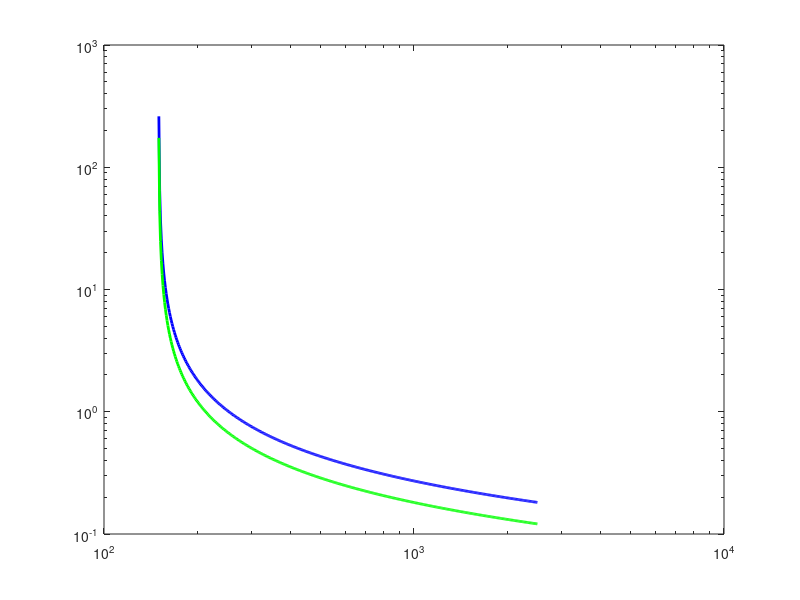

Source code (MATLAB): (Note: this script raises an error after producing the figure.)

clc;
clear;
close all;

%% =========================================================
% IEC Standard Inverse IDMT Parameters
%% =========================================================
k = 0.14;
alpha = 0.02;

%% =========================================================
% Relay Settings
%% =========================================================
Ip = 150;          % Pickup current (A)

TMS_R1 = 0.075;    % Upstream relay
TMS_R2 = 0.050;    % Downstream relay

%% =========================================================
% Fault Currents
%% =========================================================
Isc_B1 = 450.8;    % Fault current at Bus 1 (A)
Isc_B2 = 262.6;    % Fault current at Bus 2 (A)

%% =========================================================
% Current Range for TCC Curves
%% =========================================================
I = logspace(log10(120), log10(2500), 500);

%% =========================================================
% IDMT Equation
%% =========================================================
idmt = @(I,TMS) ...
    TMS .* k ./ ((I./Ip).^alpha - 1);

%% =========================================================
% Relay Operating Times
%% =========================================================
t_R1 = idmt(I, TMS_R1);
t_R2 = idmt(I, TMS_R2);

%% =========================================================
% Operating Times at Fault Locations
%% =========================================================
t_R1_B1 = idmt(Isc_B1, TMS_R1);

t_R2_B2 = idmt(Isc_B2, TMS_R2);
t_R1_B2 = idmt(Isc_B2, TMS_R1);

CTI = t_R1_B2 - t_R2_B2;

%% =========================================================
% Transformer Inrush Region
%% =========================================================
Irated = 122.4;

inrushLow  = 5  * Irated;
inrushHigh = 15 * Irated;

%% =========================================================
% ANSI Damage Curve
%% =========================================================
I_damage = 150:20:2500;

M = I_damage ./ Irated;

t_damage = 10 ./ (M.^2);

%% =========================================================
% Plotting
%% =========================================================
figure('Color','w');

loglog(I, t_R1, 'b', 'LineWidth', 2);
hold on;

loglog(I, t_R2, 'g', 'LineWidth', 2);

%% Inrush Region
xline(inrushLow, '--r', 'LineWidth', 1.5);
xline(inrushHigh, '--r', 'LineWidth', 1.5);

%% ANSI Damage Curve
loglog(I_damage, t_damage, '--', ...
    'Color', [0.8 0.5 0], 'LineWidth', 1.5);

%% Fault Points
plot(Isc_B1, t_R1_B1, 'ob', ...
    'MarkerFaceColor','b', ...
    'MarkerSize',8);

plot(Isc_B2, t_R2_B2, 'og', ...
    'MarkerFaceColor','g', ...
    'MarkerSize',8);

plot(Isc_B2, t_R1_B2, '^b', ...
    'MarkerFaceColor','b', ...
    'MarkerSize',8);

%% CTI Bracket
plot([Isc_B2 Isc_B2], ...
     [t_R2_B2 t_R1_B2], ...
     ':', ...
     'Color',[0.8 0.5 0], ...
     'LineWidth',2);

%% =========================================================
% Labels and Formatting
%% =========================================================
grid on;

xlabel('Current (A)');
ylabel('Operating Time (s)');

title('IDMT Relay TCC Coordination Curves');

legend( ...
    'R1 Upstream (TMS = 0.075)', ...
    'R2 Downstream (TMS = 0.05)', ...
    'Inrush Region', ...
    'ANSI Damage Curve', ...
    'Location','southwest');

%% =========================================================
% Axis Limits
%% =========================================================
xlim([120 2500]);
ylim([0.05 15]);

%% =========================================================
% Text Annotations
%% =========================================================
text(Isc_B2*1.05, ...
     sqrt(t_R1_B2*t_R2_B2), ...
     sprintf('CTI = %.3f s', CTI));

text(Isc_B1*1.05, ...
     t_R1_B1, ...
     sprintf('t_{R1,B1} = %.3f s', t_R1_B1));

text(Isc_B2*1.05, ...
     t_R2_B2, ...
     sprintf('t_{R2,B2} = %.3f s', t_R2_B2));

text(Isc_B2*1.05, ...
     t_R1_B2, ...
     sprintf('t_{R1,B2} = %.3f s', t_R1_B2));

%% =========================================================
% Display Results
%% =========================================================
fprintf('==============================\n');
fprintf('Relay Coordination Results\n');
fprintf('==============================\n');

fprintf('R2 pickup current = %.1f A\n', Ip);
fprintf('R1 pickup current = %.1f A\n', Ip);

fprintf('Fault current at Bus 2 = %.1f A\n', Isc_B2);

fprintf('R2 operating time at Bus 2 = %.3f s\n', ...
    t_R2_B2);

fprintf('R1 backup time at Bus 2 = %.3f s\n', ...
    t_R1_B2);

fprintf('Coordination Time Interval = %.3f s\n', ...
    CTI);
